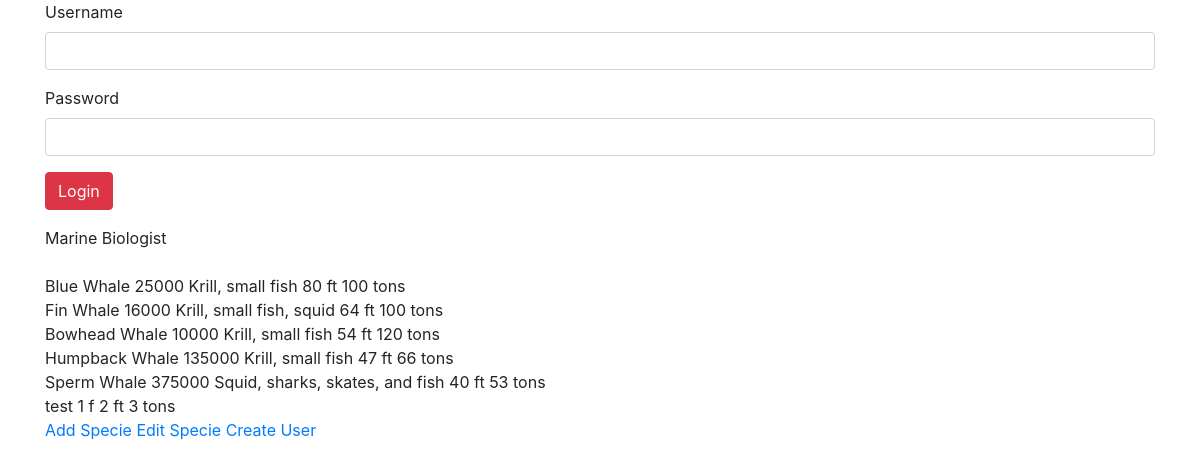
The app's page /index/, older data.
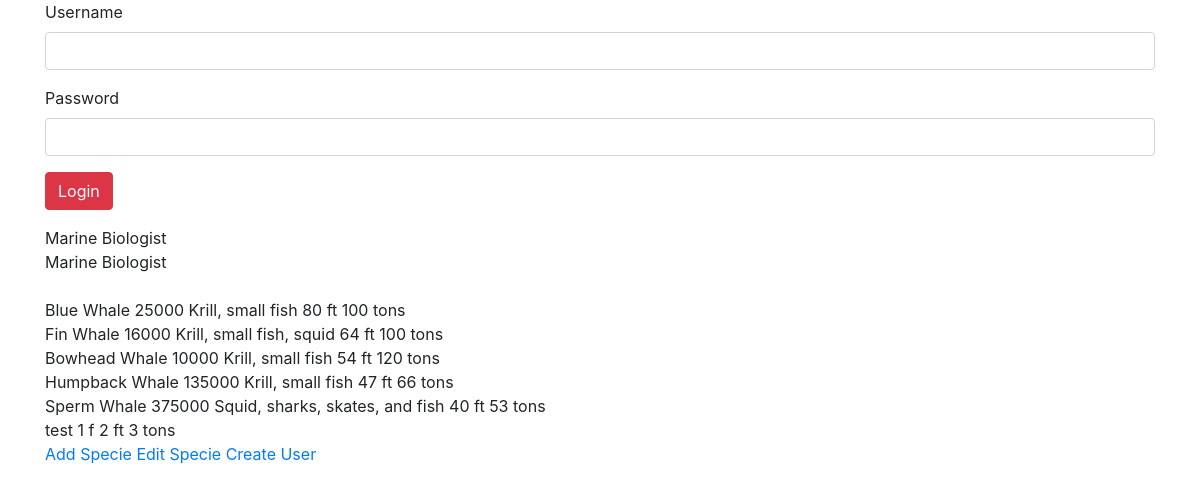
The same page, newer data.
### WhaleProfiles/models.py (models this page shows, shortened)
class Profile(models.Model):
    user = models.OneToOneField(
        User,
        on_delete=models.CASCADE,
        primary_key=True
    )
    role = models.CharField(max_length=500)

class Specie(models.Model):
    name = models.CharField(max_length=500)
    numWhales = models.IntegerField(default=0)
    diet = models.CharField(max_length=500)
    size = models.IntegerField(default=0)
    weight = models.IntegerField(default=0)

### WhaleProfiles/views.py (the view, shortened to what this page needs)
# urls.py: path('index/', views.Index.as_view(), name='index'),
class Index(View):
    allUsers = User.objects.all()
    allProfiles = Profile.objects.all()
    whales = Specie.objects.all()
    def get(self, request):
        context = {
        'allUsers': self.allUsers,
        'allProfiles': self.allProfiles,
        'whales': self.whales
        }
        template = loader.get_template('WhaleProfiles/index.html')
        return HttpResponse(template.render(context, request))

### WhaleProfiles/templates/WhaleProfiles/index.html (shortened to what this page needs)
<!DOCTYPE html>
<html>
  <head>
    <link rel="stylesheet" href="https://maxcdn.bootstrapcdn.com/bootstrap/4.4.1/css/bootstrap.min.css" />
  </head>
  <body>
    <div class="container">
      {% if user.is_authenticated %}
        <!-- If someone is logged in, we welocme them and give them <thead>
          opportunity to log out. -->
        <h3>Welcome, {{ user.username }}</h3>
        <!-- Use POST for sure any time you are dealing with login/logout info.
          In general, you should use POST unless you have a good reason not to.
          The main reason to use GET instead is if you want the input data to be
          transfereable in the URL; GET puts all data submissions in the URL. -->
        <form style="padding-bottom:1em;" method="POST">
          {% csrf_token %}
          <!-- I use the hidden input element to send along the information that
            we are logging out. -->
          <input type="hidden" name="logout" value="logout"></input>
          <button type="submit" class="btn btn-danger">Logout</button>
        </form>
      {% else %}
        <form style="padding-bottom:1em;" method="POST">
          <div class="form-group">
            <label for="inputUsername">Username</label>
            <input type="text" class="form-control" name="inputUsername" id="inputUsername" />
          </div>
          <div class="form-group">
            <label for="inputPassword">Password</label>
            <input type="password" class="form-control" name="inputPassword" id="inputPassword" />
          </div>
          <button type="submit" class="btn btn-danger">Login</button>
        </form>
      {% endif %}
      {% for profile in allProfiles %}
      {{profile.role}}
      <br />
      {% endfor %}
      <br />
      {% for whale in whales %}
      {{whale.name}}
      {{whale.numWhales}}
      {{whale.diet}}
      {{whale.size}} ft
      {{whale.weight}} tons
      <br />
      {% endfor %}
      <a href="/WhaleProfiles/addSpecie">
        Add Specie
      </a>
      <a href="/WhaleProfiles/editSpecie">
        Edit Specie
      </a>
      <a href="/WhaleProfiles/createUser">
        Create User
      </a>
    </div>
  </body>
</html>

Row changes from the older to the newer data that the page shows:
added Profile: role "Marine Biologist"
